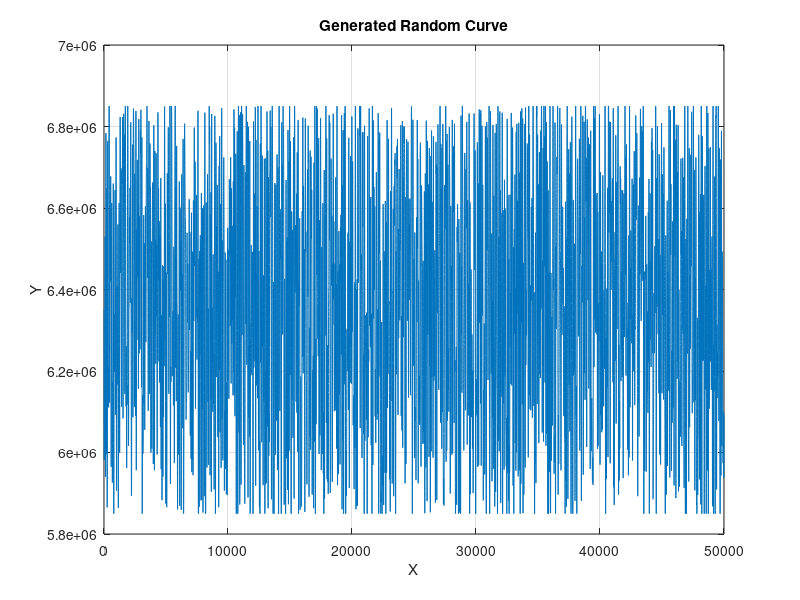
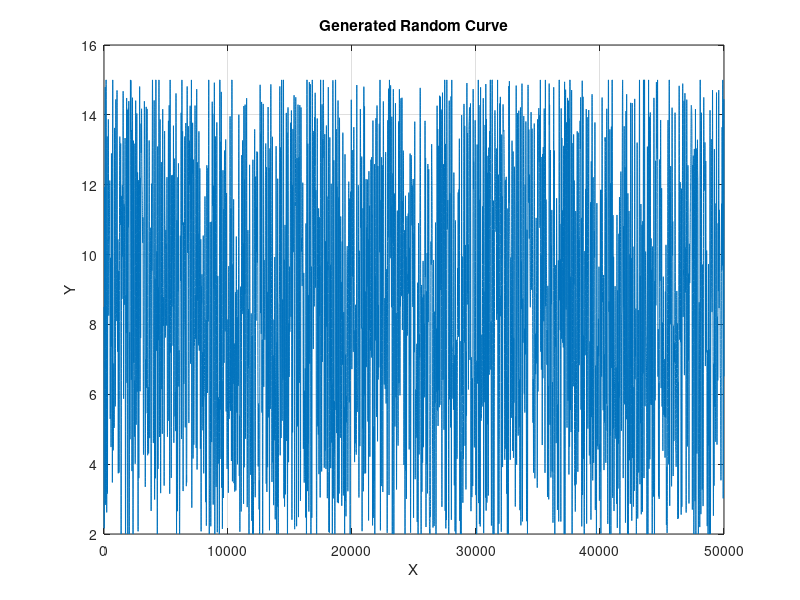

The MATLAB source for these figures, in order:
% 
% plot(aaa(:,3));hold on
% plot(aaa(:,4));
%% ------------------------------------------------------------------------
fprintf('%s\n', '------------------- Generate data ----------------------');

%% ------------------------------------------------------------------------
T_start = 1;
T_end = 50000;
%
magnitude_p = 1e6;
offset_p = 5.85e6;
y0_p = offset_p + 0.5*magnitude_p;

%
magnitude_M = 13;
offset_M = 2;
y0_M = offset_M + 0.5*magnitude_M;

n = 2000;



% 生成随机y坐标，范围在 offset 到 offset + magnitude
yr_p = magnitude_p * rand(1, n) + offset_p;
yr_p(1) = y0_p; % 设置第一个y值为 y0
%
yr_M = magnitude_M * rand(1, n) + offset_M;
yr_M(1) = y0_M; % 设置第一个y值为 y0


% 生成等间距的x坐标
x_ = linspace(T_start, T_end, n);

% 生成平滑曲线的x坐标
xs = linspace(min(x_), max(x_), 50000);

% 使用三次样条插值
pp_p = spline(x_, yr_p); % 使用三次样条插值，得到样条插值的分段多项式形式
ys_p = ppval(pp_p, xs);  % 计算样条曲线在平滑x坐标处的值
pp_M = spline(x_, yr_M); % 使用三次样条插值，得到样条插值的分段多项式形式
ys_M = ppval(pp_M, xs);  % 计算样条曲线在平滑x坐标处的值

% 将ys的值限制在 offset 到 offset + magnitude 之间
ys_p = max(min(ys_p, offset_p + magnitude_p), offset_p);
ys_M = max(min(ys_M, offset_M + magnitude_M), offset_M);

% 绘制生成的曲线
figure
plot(xs, ys_p);
xlabel('X');
ylabel('Y');
title('Generated Random Curve');
grid on;

figure
plot(xs, ys_M);
xlabel('X');
ylabel('Y');
title('Generated Random Curve');
grid on;

train_data = [ys_p/1000;ys_M]';
